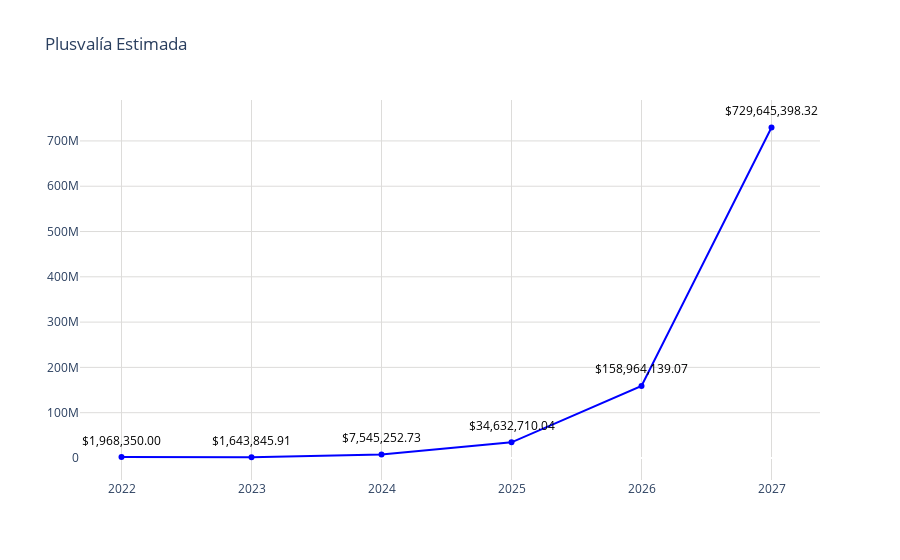

The code cell stored with this chart in its notebook:
### Code cell
# Datos
año = pachuca_precio_media_anual['año']
promedio = pachuca_precio_media_anual['precio']

fig = go.Figure()
fig.add_trace(go.Scatter(
    x=año,
    y=promedio,
    mode='markers+lines',
    marker=dict(color='blue'),
))
# Agregar anotaciones para mostrar los valores encima de los puntos
for a, p in zip(año, promedio):
    fig.add_annotation(
        x=a,
        y=p,
        text=f"${p:,.2f}",  # Formatear el valor del promedio como moneda
        showarrow=False,
        font=dict(color='black', size=12),
        xshift=0,
        yshift=17,
        textangle=0
    )
# Actualizar diseño
fig.update_layout(
    title='Plusvalía Estimada',
    yaxis=dict(
        #range=[0, 4000000],  # Establecer el rango del eje y
        #tickvals=[0, 1000000,2000000, 3000000,4000000],  # Definir los valores de las marcas en el eje y
        #ticktext=['$0.00', '$1,000,000.00','$2,000,000.00','$3,000,000.00','$4,000,000.00'],  # Definir el texto de las marcas en el eje y
        gridcolor='#dddcda',   # Color de las líneas de la cuadrícula
        gridwidth=1  # Ancho de las líneas de la cuadrícula
    ),
    xaxis=dict(
        gridcolor='#dddcda', 
        tickmode='array',
        tickvals=año,
        ticktext=año
    ),
    plot_bgcolor='rgba(0,0,0,0)'
)
# Exportar gráfica como archivo HTML
def guardar_grafico_como_html(fig, nombre_archivo, carpeta='graficas'):
    # Crear la carpeta si no existe
    if not os.path.exists(carpeta):
        os.makedirs(carpeta)
    
    # Gráfica como archivo HTML en la carpeta especificada
    pio.write_html(fig, f'{carpeta}/{nombre_archivo}.html')

guardar_grafico_como_html(fig, 'g_scatt_plusvaliaestimada_base_tulancingo', carpeta='graficas')
fig.show()

### Figure 1 — Plotly figure (JSON) as saved in the notebook; plotly's stock layout.template omitted (floating-point values rounded to 4 significant figures)
{"data": [{"marker": {"color": "blue"}, "mode": "markers+lines", "type": "scatter", "x": [2022, 2023, 2024, 2025, 2026, 2027], "y": [1968350, 1644000.0, 7545000.0, 34630000.0, 159000000.0, 729600000.0]}], "layout": {"annotations": [{"font": {"color": "black", "size": 12}, "showarrow": false, "text": "$1,968,350.00", "textangle": 0, "x": 2022, "xshift": 0, "y": 1968350, "yshift": 17}, {"font": {"color": "black", "size": 12}, "showarrow": false, "text": "$1,643,845.91", "textangle": 0, "x": 2023, "xshift": 0, "y": 1644000.0, "yshift": 17}, {"font": {"color": "black", "size": 12}, "showarrow": false, "text": "$7,545,252.73", "textangle": 0, "x": 2024, "xshift": 0, "y": 7545000.0, "yshift": 17}, {"font": {"color": "black", "size": 12}, "showarrow": false, "text": "$34,632,710.04", "textangle": 0, "x": 2025, "xshift": 0, "y": 34630000.0, "yshift": 17}, {"font": {"color": "black", "size": 12}, "showarrow": false, "text": "$158,964,139.07", "textangle": 0, "x": 2026, "xshift": 0, "y": 159000000.0, "yshift": 17}, {"font": {"color": "black", "size": 12}, "showarrow": false, "text": "$729,645,398.32", "textangle": 0, "x": 2027, "xshift": 0, "y": 729600000.0, "yshift": 17}], "plot_bgcolor": "rgba(0,0,0,0)", "title": {"text": "Plusvalía Estimada"}, "xaxis": {"gridcolor": "#dddcda", "tickmode": "array", "ticktext": [2022, 2023, 2024, 2025, 2026, 2027], "tickvals": [2022, 2023, 2024, 2025, 2026, 2027]}, "yaxis": {"gridcolor": "#dddcda", "gridwidth": 1}}}
